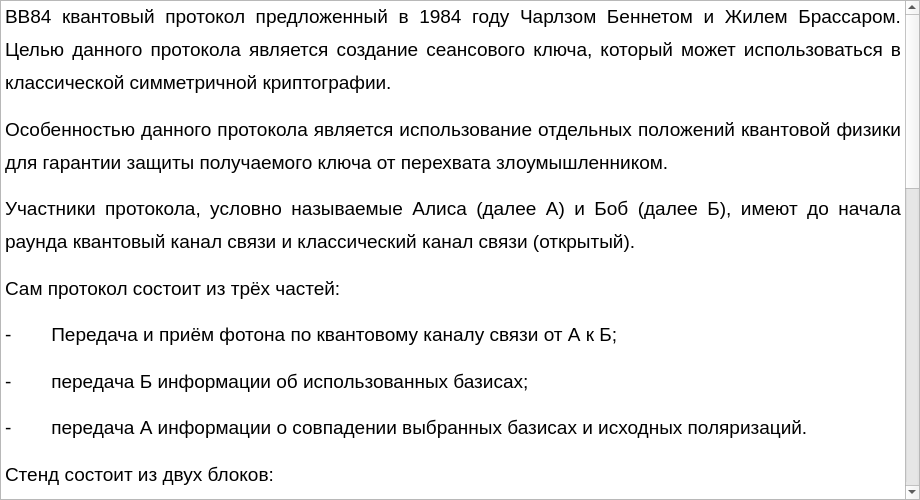
<?xml version="1.0" encoding="UTF-8"?>
<ui version="4.0">
 <class>HelpWindow</class>
 <widget class="QDialog" name="HelpWindow">
  <property name="geometry">
   <rect>
    <x>0</x>
    <y>0</y>
    <width>920</width>
    <height>500</height>
   </rect>
  </property>
  <property name="maximumSize">
   <size>
    <width>920</width>
    <height>500</height>
   </size>
  </property>
  <property name="windowTitle">
   <string>Reference material</string>
  </property>
  <property name="windowIcon">
   <iconset theme="dialog-information">
    <normaloff>.</normaloff>.</iconset>
  </property>
  <property name="sizeGripEnabled">
   <bool>false</bool>
  </property>
  <widget class="QTextBrowser" name="textBrowser">
   <property name="geometry">
    <rect>
     <x>0</x>
     <y>0</y>
     <width>920</width>
     <height>500</height>
    </rect>
   </property>
   <property name="maximumSize">
    <size>
     <width>920</width>
     <height>500</height>
    </size>
   </property>
   <property name="html">
    <string>&lt;!DOCTYPE HTML PUBLIC &quot;-//W3C//DTD HTML 4.0//EN&quot; &quot;http://www.w3.org/TR/REC-html40/strict.dtd&quot;&gt;
&lt;html&gt;&lt;head&gt;&lt;meta name=&quot;qrichtext&quot; content=&quot;1&quot; /&gt;&lt;meta charset=&quot;utf-8&quot; /&gt;&lt;style type=&quot;text/css&quot;&gt;
p, li { white-space: pre-wrap; }
hr { height: 1px; border-width: 0; }
li.unchecked::marker { content: &quot;\2610&quot;; }
li.checked::marker { content: &quot;\2612&quot;; }
&lt;/style&gt;&lt;/head&gt;&lt;body style=&quot; font-family:'Ubuntu Sans'; font-size:11pt; font-weight:400; font-style:normal;&quot;&gt;
&lt;p align=&quot;justify&quot; style=&quot; margin-top:12px; margin-bottom:12px; margin-left:0px; margin-right:0px; -qt-block-indent:0; text-indent:0px; line-height:150%;&quot;&gt;&lt;span style=&quot; font-family:'Times New Roman','serif'; font-size:14pt;&quot;&gt;BB84 квантовый протокол предложенный в 1984 году Чарлзом Беннетом и Жилем Брассаром. Целью данного протокола является создание сеансового ключа, который может использоваться в классической симметричной криптографии.&lt;/span&gt;&lt;span style=&quot; font-family:'Ubuntu';&quot;&gt; &lt;/span&gt;&lt;/p&gt;
&lt;p align=&quot;justify&quot; style=&quot; margin-top:12px; margin-bottom:12px; margin-left:0px; margin-right:0px; -qt-block-indent:0; text-indent:0px; line-height:150%;&quot;&gt;&lt;span style=&quot; font-family:'Times New Roman','serif'; font-size:14pt;&quot;&gt;Особенностью данного протокола является использование отдельных положений квантовой физики для гарантии защиты получаемого ключа от перехвата злоумышленником.&lt;/span&gt;&lt;span style=&quot; font-family:'Ubuntu';&quot;&gt; &lt;/span&gt;&lt;/p&gt;
&lt;p align=&quot;justify&quot; style=&quot; margin-top:12px; margin-bottom:12px; margin-left:0px; margin-right:0px; -qt-block-indent:0; text-indent:0px; line-height:150%;&quot;&gt;&lt;span style=&quot; font-family:'Times New Roman','serif'; font-size:14pt;&quot;&gt;Участники протокола, условно называемые Алиса (далее А) и Боб (далее Б), имеют до начала раунда квантовый канал связи и классический канал связи (открытый).&lt;/span&gt;&lt;span style=&quot; font-family:'Ubuntu';&quot;&gt; &lt;/span&gt;&lt;/p&gt;
&lt;p align=&quot;justify&quot; style=&quot; margin-top:12px; margin-bottom:12px; margin-left:0px; margin-right:0px; -qt-block-indent:0; text-indent:0px; line-height:150%;&quot;&gt;&lt;span style=&quot; font-family:'Times New Roman','serif'; font-size:14pt;&quot;&gt;Сам протокол состоит из трёх частей:&lt;/span&gt;&lt;span style=&quot; font-family:'Ubuntu';&quot;&gt; &lt;/span&gt;&lt;/p&gt;
&lt;p align=&quot;justify&quot; style=&quot; margin-top:12px; margin-bottom:12px; margin-left:0px; margin-right:0px; -qt-block-indent:0; text-indent:0px; line-height:150%;&quot;&gt;&lt;span style=&quot; font-family:'Symbol'; font-size:14pt;&quot;&gt;-&lt;/span&gt;&lt;span style=&quot; font-family:'Times New Roman'; font-size:7pt;&quot;&gt;                &lt;/span&gt;&lt;span style=&quot; font-family:'Times New Roman','serif'; font-size:14pt;&quot;&gt;Передача и приём фотона по квантовому каналу связи от А к Б;&lt;/span&gt;&lt;span style=&quot; font-family:'Ubuntu';&quot;&gt; &lt;/span&gt;&lt;/p&gt;
&lt;p align=&quot;justify&quot; style=&quot; margin-top:12px; margin-bottom:12px; margin-left:0px; margin-right:0px; -qt-block-indent:0; text-indent:0px; line-height:150%;&quot;&gt;&lt;span style=&quot; font-family:'Symbol'; font-size:14pt;&quot;&gt;-&lt;/span&gt;&lt;span style=&quot; font-family:'Times New Roman'; font-size:7pt;&quot;&gt;                &lt;/span&gt;&lt;span style=&quot; font-family:'Times New Roman','serif'; font-size:14pt;&quot;&gt;передача Б информации об использованных базисах;&lt;/span&gt;&lt;span style=&quot; font-family:'Ubuntu';&quot;&gt; &lt;/span&gt;&lt;/p&gt;
&lt;p align=&quot;justify&quot; style=&quot; margin-top:12px; margin-bottom:12px; margin-left:0px; margin-right:0px; -qt-block-indent:0; text-indent:0px; line-height:150%;&quot;&gt;&lt;span style=&quot; font-family:'Symbol'; font-size:14pt;&quot;&gt;-&lt;/span&gt;&lt;span style=&quot; font-family:'Times New Roman'; font-size:7pt;&quot;&gt;                &lt;/span&gt;&lt;span style=&quot; font-family:'Times New Roman','serif'; font-size:14pt;&quot;&gt;передача А информации о совпадении выбранных базисах и исходных поляризаций.&lt;/span&gt;&lt;span style=&quot; font-family:'Ubuntu';&quot;&gt; &lt;/span&gt;&lt;/p&gt;
&lt;p align=&quot;justify&quot; style=&quot; margin-top:12px; margin-bottom:0px; margin-left:0px; margin-right:0px; -qt-block-indent:0; text-indent:0px; line-height:150%;&quot;&gt;&lt;span style=&quot; font-family:'Times New Roman','serif'; font-size:14pt;&quot;&gt;Стенд состоит из двух блоков:&lt;/span&gt;&lt;span style=&quot; font-family:'Ubuntu';&quot;&gt; &lt;/span&gt;&lt;/p&gt;
&lt;p align=&quot;justify&quot; style=&quot; margin-top:12px; margin-bottom:0px; margin-left:0px; margin-right:0px; -qt-block-indent:0; text-indent:0px; line-height:150%;&quot;&gt;&lt;span style=&quot; font-family:'Times New Roman','serif'; font-size:14pt;&quot;&gt;а) Алиса (передатчик):&lt;/span&gt;&lt;span style=&quot; font-family:'Ubuntu';&quot;&gt; &lt;/span&gt;&lt;/p&gt;
&lt;p align=&quot;justify&quot; style=&quot; margin-top:0px; margin-bottom:0px; margin-left:0px; margin-right:0px; -qt-block-indent:0; text-indent:0px; line-height:150%;&quot;&gt;&lt;span style=&quot; font-family:'Symbol'; font-size:14pt;&quot;&gt;·&lt;/span&gt;&lt;span style=&quot; font-family:'Times New Roman'; font-size:7pt;&quot;&gt;                &lt;/span&gt;&lt;span style=&quot; font-family:'Times New Roman','serif'; font-size:14pt;&quot;&gt;источника фотонов&lt;/span&gt;&lt;span style=&quot; font-family:'Ubuntu';&quot;&gt; &lt;/span&gt;&lt;/p&gt;
&lt;p align=&quot;justify&quot; style=&quot; margin-top:0px; margin-bottom:0px; margin-left:0px; margin-right:0px; -qt-block-indent:0; text-indent:0px; line-height:150%;&quot;&gt;&lt;span style=&quot; font-family:'Symbol'; font-size:14pt;&quot;&gt;·&lt;/span&gt;&lt;span style=&quot; font-family:'Times New Roman'; font-size:7pt;&quot;&gt;                &lt;/span&gt;&lt;span style=&quot; font-family:'Times New Roman','serif'; font-size:14pt;&quot;&gt;модулятор поляризации света&lt;/span&gt;&lt;span style=&quot; font-family:'Ubuntu';&quot;&gt; &lt;/span&gt;&lt;/p&gt;
&lt;p align=&quot;justify&quot; style=&quot; margin-top:12px; margin-bottom:0px; margin-left:0px; margin-right:0px; -qt-block-indent:0; text-indent:0px; line-height:150%;&quot;&gt;&lt;span style=&quot; font-family:'Times New Roman','serif'; font-size:14pt;&quot;&gt;Модулятор поляризации света состоит из двух пластин: полуволновая (λ/2) и четверть волновая (λ/4).&lt;/span&gt;&lt;span style=&quot; font-family:'Ubuntu';&quot;&gt; &lt;/span&gt;&lt;/p&gt;
&lt;p align=&quot;justify&quot; style=&quot; margin-top:12px; margin-bottom:0px; margin-left:0px; margin-right:0px; -qt-block-indent:0; text-indent:0px; line-height:150%;&quot;&gt;&lt;span style=&quot; font-family:'Times New Roman','serif'; font-size:14pt;&quot;&gt;Полуволновая пластина поворачивает поляризацию на удвоенный угол&lt;/span&gt;&lt;span style=&quot; font-family:'Ubuntu';&quot;&gt; &lt;/span&gt;&lt;/p&gt;
&lt;p align=&quot;justify&quot; style=&quot; margin-top:12px; margin-bottom:0px; margin-left:0px; margin-right:0px; -qt-block-indent:0; text-indent:0px; line-height:150%;&quot;&gt;&lt;img src=&quot;:/new/prefix1/img/Polarisation_half_wave.png&quot; /&gt;&lt;/p&gt;
&lt;p align=&quot;justify&quot; style=&quot; margin-top:12px; margin-bottom:0px; margin-left:0px; margin-right:0px; -qt-block-indent:0; text-indent:0px; line-height:150%;&quot;&gt;&lt;span style=&quot; font-family:'Times New Roman','serif'; font-size:14pt;&quot;&gt;λ/4 пластина видоизменят поляризацию (из линейной поляризации делает эллиптическую поляризацию и обратно) с произвольным коэффициентом поляризации)&lt;/span&gt;&lt;span style=&quot; font-family:'Ubuntu';&quot;&gt; &lt;/span&gt;&lt;/p&gt;
&lt;p align=&quot;justify&quot; style=&quot; margin-top:12px; margin-bottom:0px; margin-left:0px; margin-right:0px; -qt-block-indent:0; text-indent:0px; line-height:150%;&quot;&gt;&lt;img src=&quot;:/new/prefix1/img/Polarisation_quatro_wave.png&quot; /&gt;&lt;/p&gt;
&lt;p align=&quot;justify&quot; style=&quot; margin-top:12px; margin-bottom:0px; margin-left:0px; margin-right:0px; -qt-block-indent:0; text-indent:0px; line-height:150%;&quot;&gt;&lt;span style=&quot; font-family:'Times New Roman','serif'; font-size:14pt;&quot;&gt;б) Боб (приемник):&lt;/span&gt;&lt;span style=&quot; font-family:'Ubuntu';&quot;&gt; &lt;/span&gt;&lt;/p&gt;
&lt;p style=&quot; margin-top:0px; margin-bottom:0px; margin-left:0px; margin-right:0px; -qt-block-indent:0; text-indent:0px; line-height:150%;&quot;&gt;&lt;span style=&quot; font-family:'Symbol'; font-size:14pt;&quot;&gt;·&lt;/span&gt;&lt;span style=&quot; font-family:'Times New Roman'; font-size:7pt;&quot;&gt;                &lt;/span&gt;&lt;span style=&quot; font-family:'Times New Roman','serif'; font-size:14pt;&quot;&gt;Демодулятор (полуволновая (λ/2) и четверть волновая (λ/4), &lt;/span&gt;&lt;/p&gt;
&lt;p style=&quot; margin-top:0px; margin-bottom:0px; margin-left:0px; margin-right:0px; -qt-block-indent:0; text-indent:0px; line-height:150%;&quot;&gt;&lt;span style=&quot; font-family:'Symbol'; font-size:14pt;&quot;&gt;·&lt;/span&gt;&lt;span style=&quot; font-family:'Times New Roman'; font-size:7pt;&quot;&gt;                &lt;/span&gt;&lt;span style=&quot; font-family:'Times New Roman','serif'; font-size:14pt;&quot;&gt;поляризационный куб&lt;/span&gt;&lt;span style=&quot; font-family:'Ubuntu';&quot;&gt; &lt;/span&gt;&lt;/p&gt;
&lt;p style=&quot; margin-top:0px; margin-bottom:0px; margin-left:0px; margin-right:0px; -qt-block-indent:0; text-indent:0px; line-height:150%;&quot;&gt;&lt;span style=&quot; font-family:'Symbol'; font-size:14pt;&quot;&gt;·&lt;/span&gt;&lt;span style=&quot; font-family:'Times New Roman'; font-size:7pt;&quot;&gt;                &lt;/span&gt;&lt;span style=&quot; font-family:'Times New Roman','serif'; font-size:14pt;&quot;&gt;2 фотодетектора&lt;/span&gt;&lt;span style=&quot; font-family:'Ubuntu';&quot;&gt; &lt;/span&gt;&lt;/p&gt;
&lt;p style=&quot; margin-top:0px; margin-bottom:0px; margin-left:0px; margin-right:0px; -qt-block-indent:0; text-indent:0px; line-height:150%;&quot;&gt;&lt;img src=&quot;:/new/prefix1/img/Cube.png&quot; /&gt;&lt;/p&gt;
&lt;p style=&quot; margin-top:0px; margin-bottom:0px; margin-left:0px; margin-right:0px; -qt-block-indent:0; text-indent:0px; line-height:150%;&quot;&gt;&lt;span style=&quot; font-family:'Times New Roman','serif'; font-size:14pt;&quot;&gt;Куб делит любую входящую поляризацию с его внутренней системой координат (в каждом из двух возможных направлений выхода света, поляризация является линейной и соответствует проекции на одну из осей системы координат куба и мощность входящего света в каждом направлении пропорционально величине проекции поляризации входящего света на соответствующую ось. (в квантовой аналогии квант света попадает в куб и передается к обоим выходам с определенной вероятность, которая определяется величиной проекции поляризации входящего фотона к осям куба)&lt;/span&gt;&lt;span style=&quot; font-family:'Ubuntu';&quot;&gt; &lt;/span&gt;&lt;/p&gt;
&lt;p style=&quot; margin-top:12px; margin-bottom:12px; margin-left:0px; margin-right:0px; -qt-block-indent:0; text-indent:0px; line-height:150%;&quot;&gt;&lt;span style=&quot; font-family:'Times New Roman','serif'; font-size:14pt;&quot;&gt;Фотоприемник измеряет мощность падающего на него света, либо в квантовой аналогии выдает логическую 1, если фотон был им зарегистрирован или логический 0, если не удалось зарегистрировать (в программном симуляторе квант света попадающий на детектор вычисляется по средствам генератора случайных чисел, рассчитанных на вероятности выхода фотона из куба).&lt;/span&gt;&lt;span style=&quot; font-family:'Ubuntu';&quot;&gt; &lt;/span&gt;&lt;/p&gt;&lt;/body&gt;&lt;/html&gt;</string>
   </property>
  </widget>
 </widget>
 <resources/>
 <connections/>
</ui>
